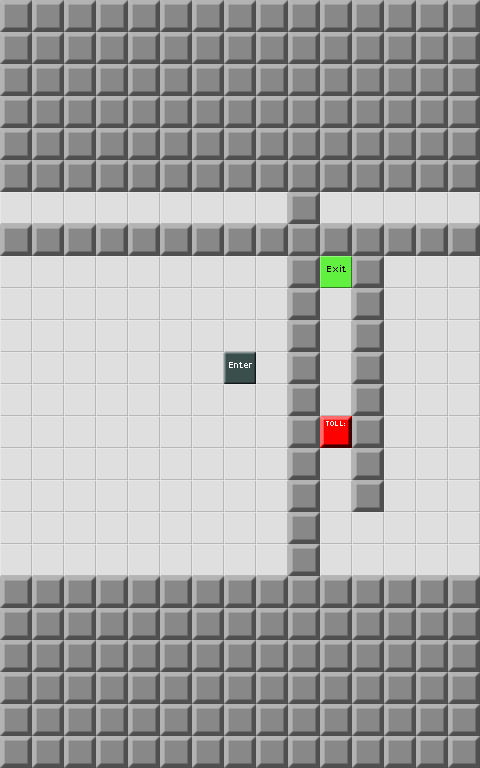

A level layout from a 2D game, rendered from its tile map. Below: a short description, then the map file with tile-grid data replaced by summaries:
An orthogonal 15x24 tile map with 32x32 px tiles, 1 tile layer (Map) and 8 objects.

<map version="1.0" orientation="orthogonal" width="15" height="24" tilewidth="32" tileheight="32">
 <tileset firstgid="1" source="devgraphics.tsx" />
 <layer name="Map" width="15" height="24">
  <data>[360 cells, 360 non-empty, 5 distinct tile ids]</data>
 </layer>
 <objectgroup name="Enemies" width="15" height="24">
  <object gid="9" x="64" y="224">
   <properties>
    <property name="direction" value="right" />
   </properties>
  </object>
 </objectgroup>
 <objectgroup name="Items" width="15" height="24">
  <object gid="12" x="160" y="576" />
  <object gid="12" x="416" y="512" />
  <object gid="12" x="96" y="320" />
  <object gid="12" x="384" y="416" />
  <object gid="12" x="256" y="480" />
  <object gid="12" x="32" y="416" />
  <object gid="8" x="224" y="320">
   <properties>
    <property name="Text" value="Something's weird about this room but I can't quite articulate it." />
   </properties>
  </object>
 </objectgroup>
 <objectgroup name="Tools" width="15" height="24" />
 <objectgroup name="Parameters" width="15" height="24">
  <properties>
   <property name="time" value="70" />
   <property name="wrapAround" value="true" />
  </properties>
 </objectgroup>
</map>
